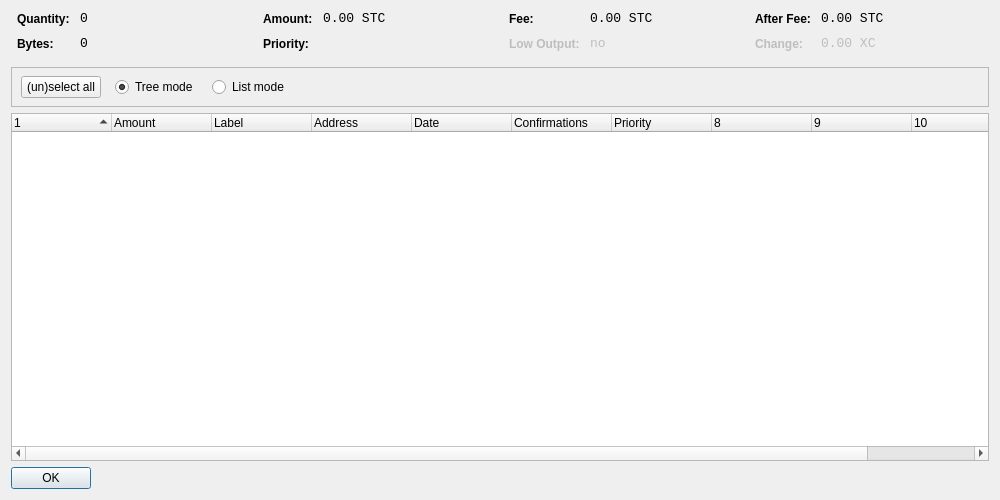
<?xml version="1.0" encoding="UTF-8"?>
<ui version="4.0">
 <class>CoinControlDialog</class>
 <widget class="QDialog" name="CoinControlDialog">
  <property name="geometry">
   <rect>
    <x>0</x>
    <y>0</y>
    <width>1000</width>
    <height>500</height>
   </rect>
  </property>
  <property name="windowTitle">
   <string>Coin Control</string>
  </property>
  <layout class="QVBoxLayout" name="verticalLayout">
   <item>
    <layout class="QHBoxLayout" name="horizontalLayoutTop" stretch="0,0,0,0">
     <property name="topMargin">
      <number>0</number>
     </property>
     <property name="bottomMargin">
      <number>10</number>
     </property>
     <item>
      <layout class="QFormLayout" name="formLayoutCoinControl1">
       <property name="horizontalSpacing">
        <number>10</number>
       </property>
       <property name="verticalSpacing">
        <number>10</number>
       </property>
       <property name="leftMargin">
        <number>6</number>
       </property>
       <property name="rightMargin">
        <number>6</number>
       </property>
       <item row="0" column="0">
        <widget class="QLabel" name="labelCoinControlQuantityText">
         <property name="styleSheet">
          <string notr="true">font-weight:bold;</string>
         </property>
         <property name="text">
          <string>Quantity:</string>
         </property>
        </widget>
       </item>
       <item row="0" column="1">
        <widget class="QLabel" name="labelCoinControlQuantity">
         <property name="font">
          <font>
           <family>Monospace</family>
           <pointsize>10</pointsize>
          </font>
         </property>
         <property name="cursor">
          <cursorShape>IBeamCursor</cursorShape>
         </property>
         <property name="contextMenuPolicy">
          <enum>Qt::ActionsContextMenu</enum>
         </property>
         <property name="text">
          <string>0</string>
         </property>
         <property name="textInteractionFlags">
          <set>Qt::LinksAccessibleByMouse|Qt::TextSelectableByKeyboard|Qt::TextSelectableByMouse</set>
         </property>
        </widget>
       </item>
       <item row="1" column="0">
        <widget class="QLabel" name="labelCoinControlBytesText">
         <property name="styleSheet">
          <string notr="true">font-weight:bold;</string>
         </property>
         <property name="text">
          <string>Bytes:</string>
         </property>
        </widget>
       </item>
       <item row="1" column="1">
        <widget class="QLabel" name="labelCoinControlBytes">
         <property name="font">
          <font>
           <family>Monospace</family>
           <pointsize>10</pointsize>
          </font>
         </property>
         <property name="cursor">
          <cursorShape>IBeamCursor</cursorShape>
         </property>
         <property name="contextMenuPolicy">
          <enum>Qt::ActionsContextMenu</enum>
         </property>
         <property name="text">
          <string>0</string>
         </property>
         <property name="textInteractionFlags">
          <set>Qt::LinksAccessibleByMouse|Qt::TextSelectableByKeyboard|Qt::TextSelectableByMouse</set>
         </property>
        </widget>
       </item>
      </layout>
     </item>
     <item>
      <layout class="QFormLayout" name="formLayoutCoinControl2">
       <property name="horizontalSpacing">
        <number>10</number>
       </property>
       <property name="verticalSpacing">
        <number>10</number>
       </property>
       <property name="leftMargin">
        <number>6</number>
       </property>
       <property name="rightMargin">
        <number>6</number>
       </property>
       <item row="0" column="0">
        <widget class="QLabel" name="labelCoinControlAmountText">
         <property name="styleSheet">
          <string notr="true">font-weight:bold;</string>
         </property>
         <property name="text">
          <string>Amount:</string>
         </property>
        </widget>
       </item>
       <item row="0" column="1">
        <widget class="QLabel" name="labelCoinControlAmount">
         <property name="font">
          <font>
           <family>Monospace</family>
           <pointsize>10</pointsize>
          </font>
         </property>
         <property name="cursor">
          <cursorShape>IBeamCursor</cursorShape>
         </property>
         <property name="contextMenuPolicy">
          <enum>Qt::ActionsContextMenu</enum>
         </property>
         <property name="text">
          <string>0.00 STC</string>
         </property>
         <property name="textInteractionFlags">
          <set>Qt::LinksAccessibleByMouse|Qt::TextSelectableByKeyboard|Qt::TextSelectableByMouse</set>
         </property>
        </widget>
       </item>
       <item row="1" column="0">
        <widget class="QLabel" name="labelCoinControlPriorityText">
         <property name="styleSheet">
          <string notr="true">font-weight:bold;</string>
         </property>
         <property name="text">
          <string>Priority:</string>
         </property>
        </widget>
       </item>
       <item row="1" column="1">
        <widget class="QLabel" name="labelCoinControlPriority">
         <property name="font">
          <font>
           <family>Monospace</family>
           <pointsize>10</pointsize>
          </font>
         </property>
         <property name="cursor">
          <cursorShape>IBeamCursor</cursorShape>
         </property>
         <property name="contextMenuPolicy">
          <enum>Qt::ActionsContextMenu</enum>
         </property>
         <property name="text">
          <string/>
         </property>
         <property name="textInteractionFlags">
          <set>Qt::LinksAccessibleByMouse|Qt::TextSelectableByKeyboard|Qt::TextSelectableByMouse</set>
         </property>
        </widget>
       </item>
      </layout>
     </item>
     <item>
      <layout class="QFormLayout" name="formLayoutCoinControl3">
       <property name="horizontalSpacing">
        <number>10</number>
       </property>
       <property name="verticalSpacing">
        <number>10</number>
       </property>
       <property name="leftMargin">
        <number>6</number>
       </property>
       <property name="rightMargin">
        <number>6</number>
       </property>
       <item row="0" column="0">
        <widget class="QLabel" name="labelCoinControlFeeText">
         <property name="styleSheet">
          <string notr="true">font-weight:bold;</string>
         </property>
         <property name="text">
          <string>Fee:</string>
         </property>
        </widget>
       </item>
       <item row="0" column="1">
        <widget class="QLabel" name="labelCoinControlFee">
         <property name="font">
          <font>
           <family>Monospace</family>
           <pointsize>10</pointsize>
          </font>
         </property>
         <property name="cursor">
          <cursorShape>IBeamCursor</cursorShape>
         </property>
         <property name="contextMenuPolicy">
          <enum>Qt::ActionsContextMenu</enum>
         </property>
         <property name="text">
          <string>0.00 STC</string>
         </property>
         <property name="textInteractionFlags">
          <set>Qt::LinksAccessibleByMouse|Qt::TextSelectableByKeyboard|Qt::TextSelectableByMouse</set>
         </property>
        </widget>
       </item>
       <item row="1" column="0">
        <widget class="QLabel" name="labelCoinControlLowOutputText">
         <property name="enabled">
          <bool>false</bool>
         </property>
         <property name="styleSheet">
          <string notr="true">font-weight:bold;</string>
         </property>
         <property name="text">
          <string>Low Output:</string>
         </property>
        </widget>
       </item>
       <item row="1" column="1">
        <widget class="QLabel" name="labelCoinControlLowOutput">
         <property name="enabled">
          <bool>false</bool>
         </property>
         <property name="font">
          <font>
           <family>Monospace</family>
           <pointsize>10</pointsize>
          </font>
         </property>
         <property name="cursor">
          <cursorShape>IBeamCursor</cursorShape>
         </property>
         <property name="contextMenuPolicy">
          <enum>Qt::ActionsContextMenu</enum>
         </property>
         <property name="text">
          <string>no</string>
         </property>
         <property name="textInteractionFlags">
          <set>Qt::LinksAccessibleByMouse|Qt::TextSelectableByKeyboard|Qt::TextSelectableByMouse</set>
         </property>
        </widget>
       </item>
      </layout>
     </item>
     <item>
      <layout class="QFormLayout" name="formLayoutCoinControl4">
       <property name="fieldGrowthPolicy">
        <enum>QFormLayout::AllNonFixedFieldsGrow</enum>
       </property>
       <property name="horizontalSpacing">
        <number>10</number>
       </property>
       <property name="verticalSpacing">
        <number>10</number>
       </property>
       <property name="leftMargin">
        <number>6</number>
       </property>
       <property name="rightMargin">
        <number>6</number>
       </property>
       <item row="0" column="0">
        <widget class="QLabel" name="labelCoinControlAfterFeeText">
         <property name="styleSheet">
          <string notr="true">font-weight:bold;</string>
         </property>
         <property name="text">
          <string>After Fee:</string>
         </property>
        </widget>
       </item>
       <item row="0" column="1">
        <widget class="QLabel" name="labelCoinControlAfterFee">
         <property name="font">
          <font>
           <family>Monospace</family>
           <pointsize>10</pointsize>
          </font>
         </property>
         <property name="cursor">
          <cursorShape>IBeamCursor</cursorShape>
         </property>
         <property name="contextMenuPolicy">
          <enum>Qt::ActionsContextMenu</enum>
         </property>
         <property name="text">
          <string>0.00 STC</string>
         </property>
         <property name="textInteractionFlags">
          <set>Qt::LinksAccessibleByMouse|Qt::TextSelectableByKeyboard|Qt::TextSelectableByMouse</set>
         </property>
        </widget>
       </item>
       <item row="1" column="0">
        <widget class="QLabel" name="labelCoinControlChangeText">
         <property name="enabled">
          <bool>false</bool>
         </property>
         <property name="styleSheet">
          <string notr="true">font-weight:bold;</string>
         </property>
         <property name="text">
          <string>Change:</string>
         </property>
        </widget>
       </item>
       <item row="1" column="1">
        <widget class="QLabel" name="labelCoinControlChange">
         <property name="enabled">
          <bool>false</bool>
         </property>
         <property name="font">
          <font>
           <family>Monospace</family>
           <pointsize>10</pointsize>
          </font>
         </property>
         <property name="cursor">
          <cursorShape>IBeamCursor</cursorShape>
         </property>
         <property name="contextMenuPolicy">
          <enum>Qt::ActionsContextMenu</enum>
         </property>
         <property name="text">
          <string>0.00 XC</string>
         </property>
         <property name="textInteractionFlags">
          <set>Qt::LinksAccessibleByMouse|Qt::TextSelectableByKeyboard|Qt::TextSelectableByMouse</set>
         </property>
        </widget>
       </item>
      </layout>
     </item>
    </layout>
   </item>
   <item>
    <widget class="QFrame" name="frame">
     <property name="minimumSize">
      <size>
       <width>0</width>
       <height>40</height>
      </size>
     </property>
     <property name="frameShape">
      <enum>QFrame::StyledPanel</enum>
     </property>
     <property name="frameShadow">
      <enum>QFrame::Sunken</enum>
     </property>
     <widget class="QWidget" name="horizontalLayoutWidget">
      <property name="geometry">
       <rect>
        <x>10</x>
        <y>0</y>
        <width>781</width>
        <height>41</height>
       </rect>
      </property>
      <layout class="QHBoxLayout" name="horizontalLayoutPanel" stretch="0,0,0,0">
       <property name="spacing">
        <number>14</number>
       </property>
       <item>
        <widget class="QPushButton" name="pushButtonSelectAll">
         <property name="sizePolicy">
          <sizepolicy hsizetype="Maximum" vsizetype="Fixed">
           <horstretch>0</horstretch>
           <verstretch>0</verstretch>
          </sizepolicy>
         </property>
         <property name="text">
          <string>(un)select all</string>
         </property>
        </widget>
       </item>
       <item>
        <widget class="QRadioButton" name="radioTreeMode">
         <property name="sizePolicy">
          <sizepolicy hsizetype="Maximum" vsizetype="Fixed">
           <horstretch>0</horstretch>
           <verstretch>0</verstretch>
          </sizepolicy>
         </property>
         <property name="text">
          <string>Tree mode</string>
         </property>
         <property name="checked">
          <bool>true</bool>
         </property>
        </widget>
       </item>
       <item>
        <widget class="QRadioButton" name="radioListMode">
         <property name="sizePolicy">
          <sizepolicy hsizetype="Maximum" vsizetype="Fixed">
           <horstretch>0</horstretch>
           <verstretch>0</verstretch>
          </sizepolicy>
         </property>
         <property name="text">
          <string>List mode</string>
         </property>
        </widget>
       </item>
       <item>
        <spacer name="horizontalSpacer">
         <property name="orientation">
          <enum>Qt::Horizontal</enum>
         </property>
         <property name="sizeHint" stdset="0">
          <size>
           <width>40</width>
           <height>20</height>
          </size>
         </property>
        </spacer>
       </item>
      </layout>
     </widget>
    </widget>
   </item>
   <item>
    <widget class="CoinControlTreeWidget" name="treeWidget">
     <property name="contextMenuPolicy">
      <enum>Qt::CustomContextMenu</enum>
     </property>
     <property name="sortingEnabled">
      <bool>false</bool>
     </property>
     <property name="columnCount">
      <number>11</number>
     </property>
     <attribute name="headerShowSortIndicator" stdset="0">
      <bool>true</bool>
     </attribute>
     <attribute name="headerStretchLastSection">
      <bool>false</bool>
     </attribute>
     <column>
      <property name="text">
       <string/>
      </property>
     </column>
     <column>
      <property name="text">
       <string>Amount</string>
      </property>
     </column>
     <column>
      <property name="text">
       <string>Label</string>
      </property>
     </column>
     <column>
      <property name="text">
       <string>Address</string>
      </property>
     </column>
     <column>
      <property name="text">
       <string>Date</string>
      </property>
     </column>
     <column>
      <property name="text">
       <string>Confirmations</string>
      </property>
      <property name="toolTip">
       <string>Confirmed</string>
      </property>
     </column>
     <column>
      <property name="text">
       <string>Priority</string>
      </property>
     </column>
     <column>
      <property name="text">
       <string/>
      </property>
     </column>
     <column>
      <property name="text">
       <string/>
      </property>
     </column>
     <column>
      <property name="text">
       <string/>
      </property>
     </column>
     <column>
      <property name="text">
       <string/>
      </property>
     </column>
    </widget>
   </item>
   <item>
    <widget class="QDialogButtonBox" name="buttonBox">
     <property name="sizePolicy">
      <sizepolicy hsizetype="Maximum" vsizetype="Fixed">
       <horstretch>0</horstretch>
       <verstretch>0</verstretch>
      </sizepolicy>
     </property>
     <property name="orientation">
      <enum>Qt::Horizontal</enum>
     </property>
     <property name="standardButtons">
      <set>QDialogButtonBox::Ok</set>
     </property>
    </widget>
   </item>
  </layout>
 </widget>
 <customwidgets>
  <customwidget>
   <class>CoinControlTreeWidget</class>
   <extends>QTreeWidget</extends>
   <header>coincontroltreewidget.h</header>
  </customwidget>
 </customwidgets>
 <resources/>
 <connections/>
</ui>
